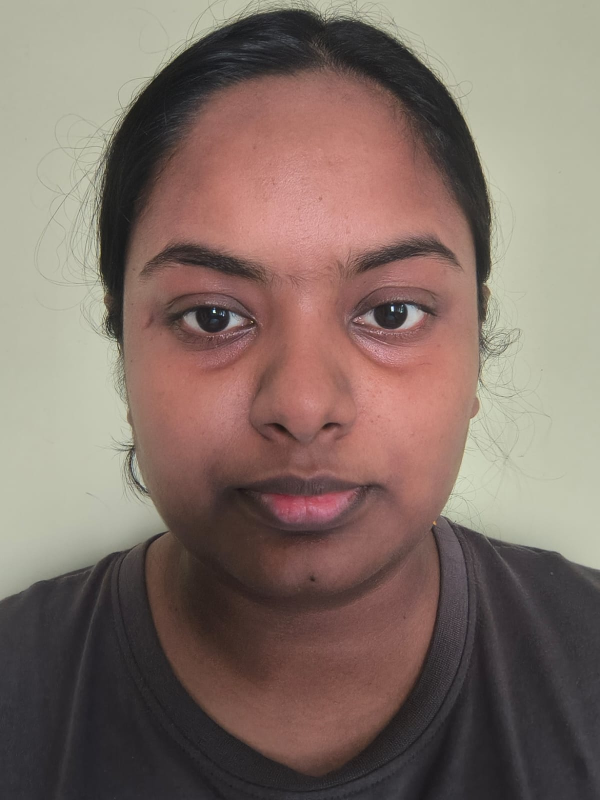
#> input picture test.jpeg, 1200 x 1600 px (shown at 1/2 size)
$ python test_client.py
#> lines starting #> are read from the running program, lines starting #| are printed output that depends on the picture
import cv2
import requests

# Load and resize
img = cv2.imread("test.jpeg")
#> img is the input picture: shape (1600, 1200, 3); mean B, G, R 103.3, 112, 129.7
img = cv2.resize(img, (300, 300))  # Resize to 300x300
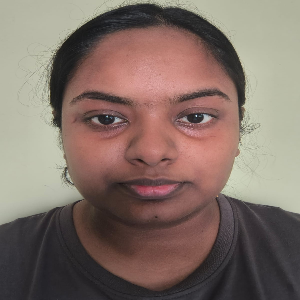
#> img: shape (300, 300, 3); mean B, G, R 103.2, 111.9, 129.7

_, img_encoded = cv2.imencode('.jpg', img)

# Send to server
#> (the run stopped early here; a loop or call above may not have finished)
